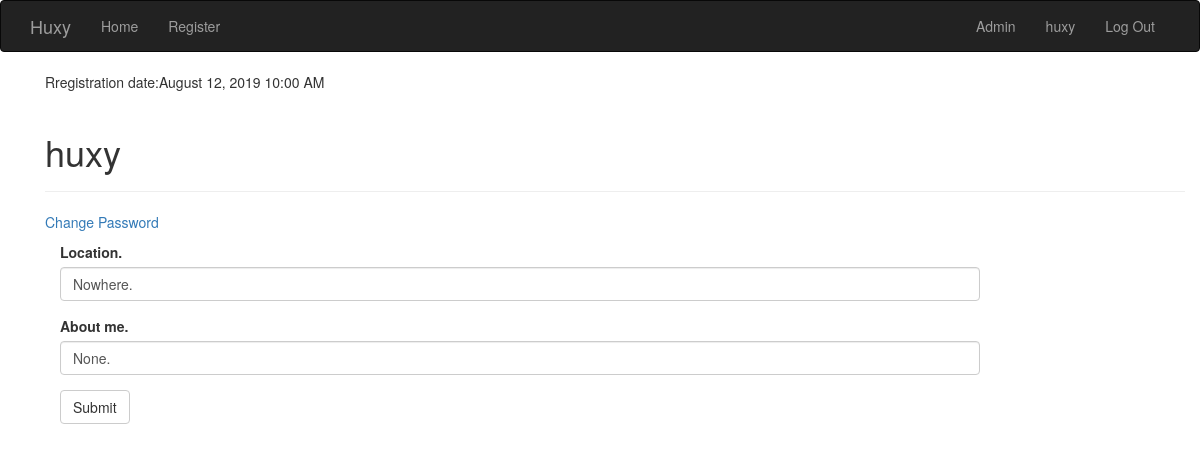
/auth/huxy/edit_profile (signed in), run on the app's committed database.
### app/models.py (models this page shows, shortened)
class User(UserMixin, db.Model):
    __tablename__ = 'users'
    id = db.Column(db.Integer, primary_key = True)
    username = db.Column(db.String(64), unique = True, index = True)
    password_hash = db.Column(db.String(128))
    role_id = db.Column(db.Integer, db.ForeignKey('roles.id'))
    location = db.Column(db.String(64))
    about_me = db.Column(db.Text())
    member_since = db.Column(db.DateTime(), default=datetime.utcnow)
    last_seen = db.Column(db.DateTime(), default=datetime.utcnow)
    def can(self, permissions):
        return self.role is not None and (self.role.permissions & permissions) == permissions
    def is_administrator(self):
        return self.can(Permissions.ADMINISTRATOR)
    @property
    def password(self):
        raise AttributeError('Password is not a readable attribute.')
    def ping(self):
        self.last_seen = datetime.utcnow()
        db.session.add(self)

### app/auth/views.py (the view)
@auth.route('/<username>/edit_profile', methods=['GET','POST'])
@login_required
def edit_profile(username):
    if not current_user.is_authenticated or current_user.username != username:
        abort(404)
    else:
        form = EditProfileForm()
        if form.validate_on_submit():
            current_user.location = form.location.data
            current_user.about_me = form.about_me.data
            db.session.add(current_user)
            db.session.commit()
            flash('Info has been changed.')
            return redirect(url_for('.account', username=current_user.username))
        else:
            form.location.data = current_user.location
            form.about_me.data = current_user.about_me
            return render_template('auth/edit_profile.html', form=form)

### app/auth/forms.py
class EditProfileForm(Form):
    location = StringField('Location.', validators=[Length(0, 64)])
    about_me = StringField('About me.', validators=[Length(0,128)])
    submit = SubmitField('Submit')

### app/auth/views.py (called while the page is built)
@auth.before_app_request
def before_request():
    if current_user.is_authenticated:
        current_user.ping()

### app/models.py (called while the page is built)
@login_manager.user_loader
def load_user(user_id):
    return User.query.get(int(user_id))

### app/templates/auth/edit_profile.html (shortened to what this page needs)
{% extends "base.html"%}
{% import "bootstrap/wtf.html" as wtf%}
{%block page_content%}
<div>
	<p>Rregistration date:{{moment(current_user.member_since).format('LLL')}}</p>
</div>
<div class="page-header">
	<h1>{{current_user.username}}</h1>
</div>
<p><a href="{{url_for('auth.change_password', username=current_user.username)}}">Change Password</a></p>
<div class="col-md-10">
	{{ wtf.quick_form(form)}}
</div>
{%endblock%}

### app/templates/base.html (shortened to what this page needs)
{% extends "bootstrap/base.html" %}
{% block head %}
{{super()}}
{% endblock %}
{% block navbar %}
<div class="navbar navbar-inverse" role="navigation">
	<div class="container">
		<div class="navvar-header">
			<a class="navbar-brand" href="{{ url_for('main.index') }}">Huxy</a>
		</div>
		<div class="navbar-collapse collapse">
			<ul class="nav navbar-nav">
				<li><a href="{{url_for('main.index')}}">Home</a></li>
			</ul>
			<ul class="nav navbar-nav">
				<li><a href={{url_for('auth.register')}}>Register</a></li>
			</ul>
			<ul class="nav navbar-nav navbar-right">
				{%if current_user.is_authenticated %}
				{%if current_user.is_administrator() %}
				<li><a href="{{url_for('auth.admin')}}">Admin</a></li>
				{%endif%}
				<li><a href="{{ url_for('auth.account', username=current_user.username)}}">{{current_user.username}}</a></li>
				<li><a href="{{ url_for('auth.logout') }}">Log Out</a></li>
				{%else%}
				<li><a href="{{url_for('auth.login') }}">Log In</a></li>
				{%endif%}
			</ul>
		</div>
	</div>
</div>
{% endblock %}
{% block content %}
<div class="container">
<div class="container">
	{% block page_content %}{% endblock %}
</div>
{% endblock %}

### data on the page
User: username "huxy", member_since "August 12, 2019 10:00 AM", location "Nowhere.", about_me "None."
